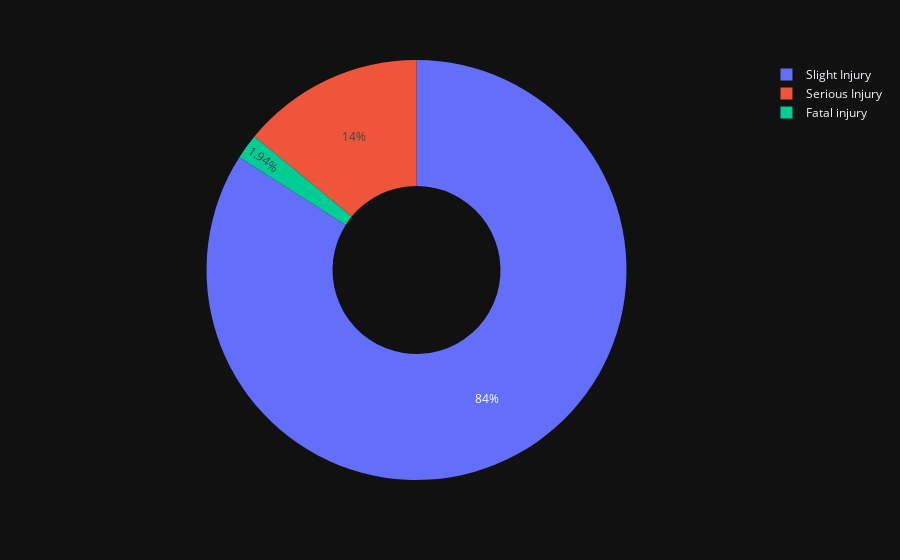

Notebook code cell kept with this figure:
### Code cell
import matplotlib.pyplot as plt 
import plotly.express as px

#Pie chart for Accident severity and Number of casualties
px.pie(df,df['Accident_severity'],df['Number_of_casualties'],color='Accident_severity',template='plotly_dark',hole=0.4)

### Figure 1 — Plotly figure (JSON) as saved in the notebook; plotly's stock layout.template omitted (floating-point values rounded to 4 significant figures; data arrays with more than 128 entries replaced by an {"elided": "..."} marker saying what was removed)
{"data": [{"customdata": {"elided": "12316x1 str values"}, "domain": {"x": [0, 1], "y": [0, 1]}, "hole": 0.4, "hovertemplate": "Accident_severity=%{customdata[0]}<br>Number_of_casualties=%{value}<extra></extra>", "labels": {"elided": "12316 str values"}, "legendgroup": "", "marker": {"colors": {"elided": "12316 str values"}}, "name": "", "showlegend": true, "type": "pie", "values": {"elided": "12316 int values"}}], "layout": {"legend": {"tracegroupgap": 0}, "margin": {"t": 60}}}
